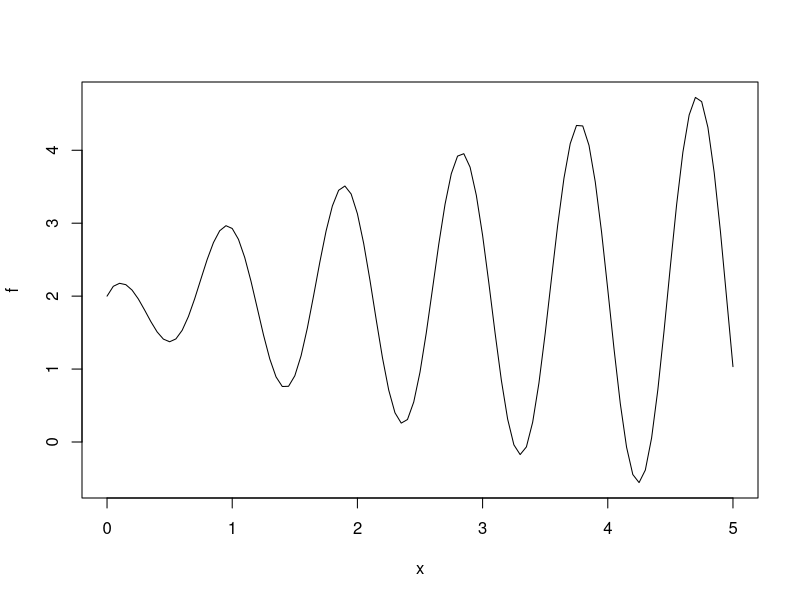
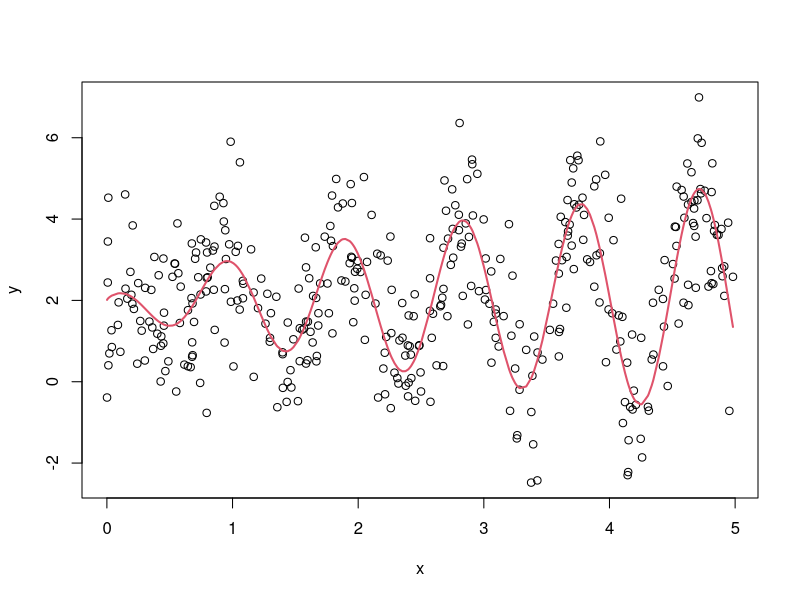
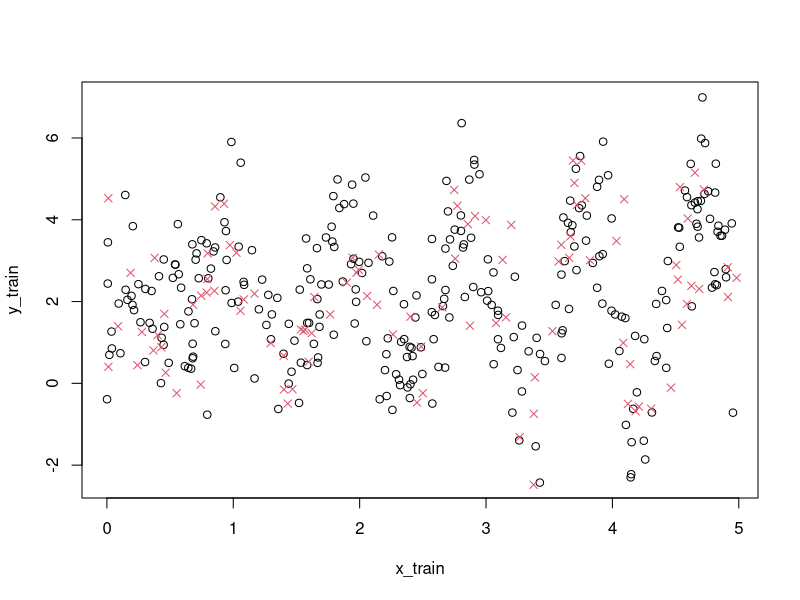
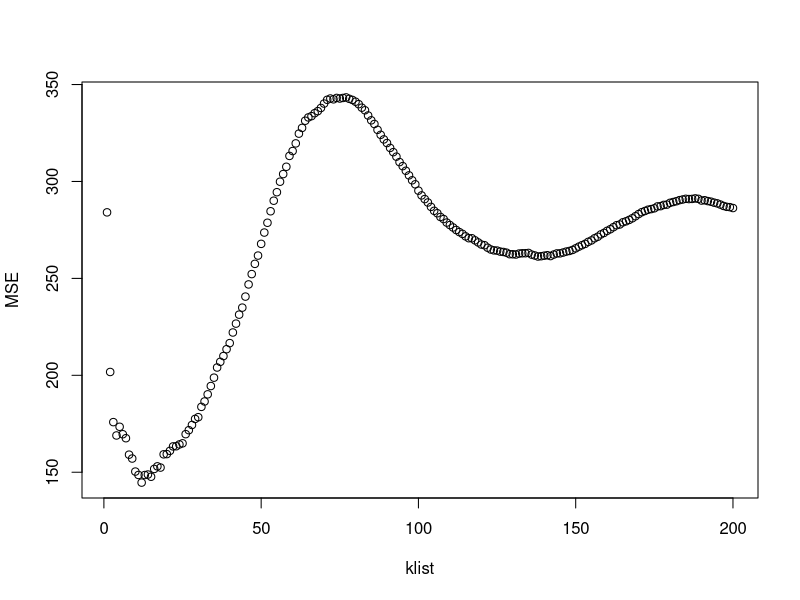
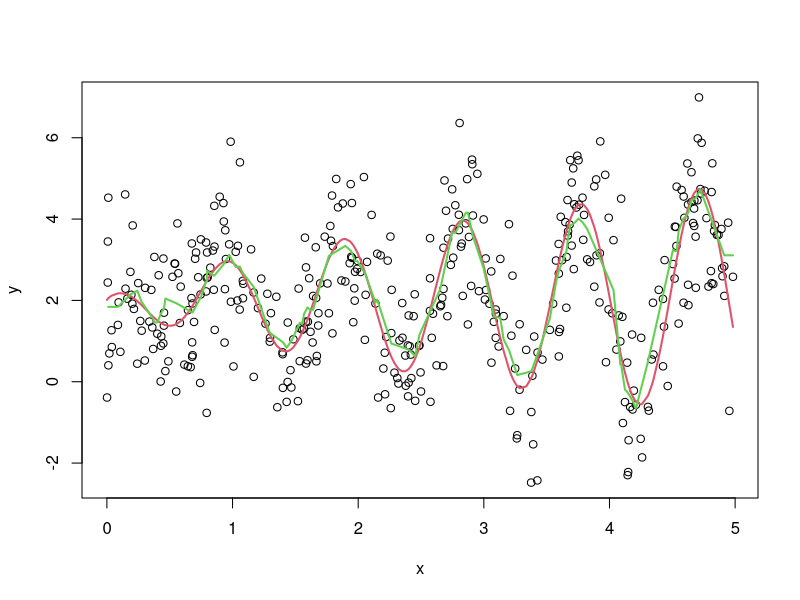
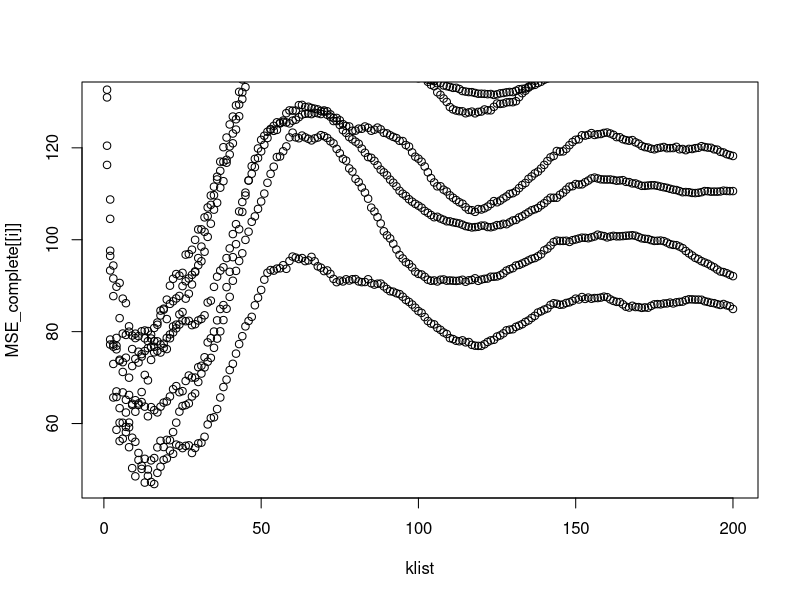
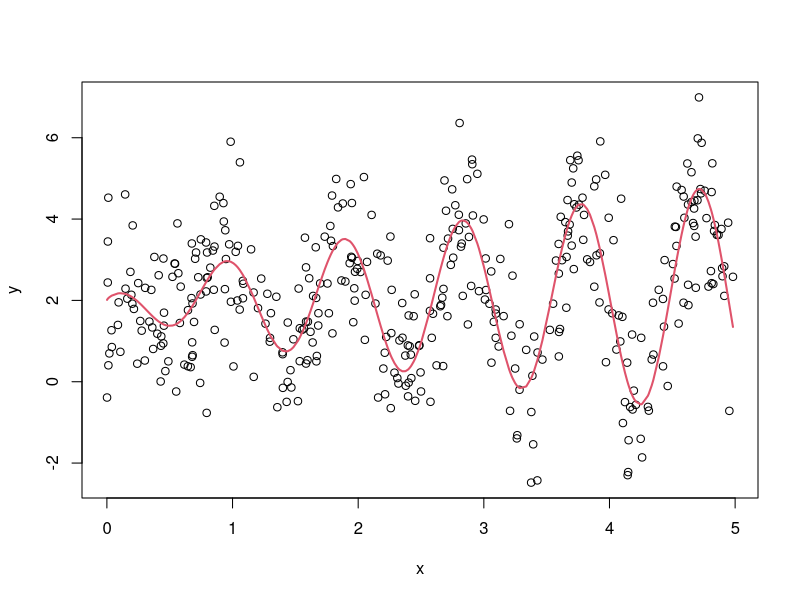

Recreate these plots in R, in order. (Note: this script raises an error after producing the figures.)
# Selecting seed to be reproducible
set.seed(42)

# "best" predictor/algorithm
# One can try to modify the denominator inside the cosine to change the complexity of f*
f = function(x){
  y=2+x^(.2)*cos(x/.15)/x^-.45
  return(y)
}
plot(f,0,5)

# Simulating data points: change n and sigma
N=400
sigma=1.2
x=runif(N,0,5); x=sort(x)  # For convenience, the input x is sorted
y=rep(0,times=N)
for (i in 1:N) {
  y[i] = f(x[i]) + rnorm(1,0,sigma)  # rnorm(size, mean, std)
}
plot(x,y)
points(x,f(x), type="l", col=2, lwd=2)

# k-neighbors estimator
# k is number of neighbors and test=TRUE/FALSE tells if you estimate
# over any grid (FALSE) or over the x sampled in test data set (TRUE)
kn = function(k, test){
  if (test=="FALSE") {
    z = seq(0, 5, by=0.01)
    ll = length(z)
  }
  if (test=="TRUE"){
    z = x_test
    ll = length(z)
  }
  nk = rep(0, times=ll)
  for (j in 1:ll) {
    veci = which(abs(z[j]-x_train) %in% sort(abs(z[j]-x_train))[1:k])
    nk[j] = sum(y_train[veci])/k
  }
  return(nk)
}

# Sampling data between train and test
indices = sample(c(1:N), size=300)  # getting indices randmonly
x_train = x[indices]
y_train = y[indices]
x_test = x[-indices]
y_test = y[-indices]

# Plotting train and test data in same figure
plot(x_train, y_train)
points(x_test, y_test, col=2, pch=4)

# MSE computation (test data)
klist = 1:200  # List of k to test
MSE = rep(0, times=length(klist))  # I make a zeroes array with length of ksize to store MSEs
for (ki in klist) {
  y_pred = kn(ki, "TRUE")
  MSEi = mean(sum((y_test - y_pred)^2))
  MSE[ki] = MSEi
}

# Getting best k from MSE
plot(klist, MSE)
kbest = which.min(MSE)

# Plotting best estimator
plot(x,y)
points(x, f(x), type="l", col=2, lwd=2)
points(x_test, kn(kbest,"TRUE"), type="l", col=3, lwd=2)


####### CROSS VALIDATION (4.3) #######

# k-fold cross validation
folds = 10  # ex. folds=10 means 10-fold CV
fold_size = N/10

klist = 1:200  # List of k to test
MSE_complete = list()  # List to store the MSE list of each k-fold iteration
for (iteration in 1:folds){
  metaindices_test = ((iteration-1)*fold_size+1):(iteration*fold_size)  # Parenthesis are really important to separate :
  ss1 = indices[-metaindices_test] # Choosing indices for train (ss1) and test (ss2)
  ss2 = indices[metaindices_test]
  # choosing partition train/test data
  y_train=y[ss1]
  x_train=x[ss1]
  y_test=y[ss2]
  x_test=x[ss2]
  # Plotting train and test data in same figure
  #plot(x_train, y_train)
  #points(x_test, y_test, col=2, pch=4)
  #browser()  # breakpoint
  # MSE computation (test data)
  MSE = rep(0, times=length(klist))  # I make a zeroes array with length of ksize to store MSEs
  for (ki in klist) {
    y_pred = kn(ki, "TRUE")
    MSEi = mean(sum((y_test - y_pred)^2))
    MSE[ki] = MSEi
  }
  MSE_complete[[iteration]] <- MSE  # Store the MSE for this k in the complete MSE list.
}

# Plotting all MSE curves
for (i in 1:folds) {
  if (i==1){
    plot(klist, MSE_complete[[i]])
  }
  else{
    points(klist, MSE_complete[[i]]) 
  }
}

# Computing mean MSE curve
MSE_mean = list()
for (i in klist) {
  sum = 0
  for (j in 1:folds) {
    sum = sum + MSE_complete[[j]][i]
  }
  MSE_mean[i] <- sum/folds
}
# Plotting mean MSE curve
points(klist, MSE_mean, col=2)
# Taking the best k from mean MSE curve
k_best = which.min(MSE_mean)

# Plotting best estimator
plot(x,y)
points(x, f(x), type="l", col=2, lwd=2)
# Sorting x_test for plotting
x_test = sort(x_test)
points(x_test, kn(k_best,"TRUE"), type="l", col=3, lwd=2)

####### END OF CROSS-VALIDATION (4.3) #######
